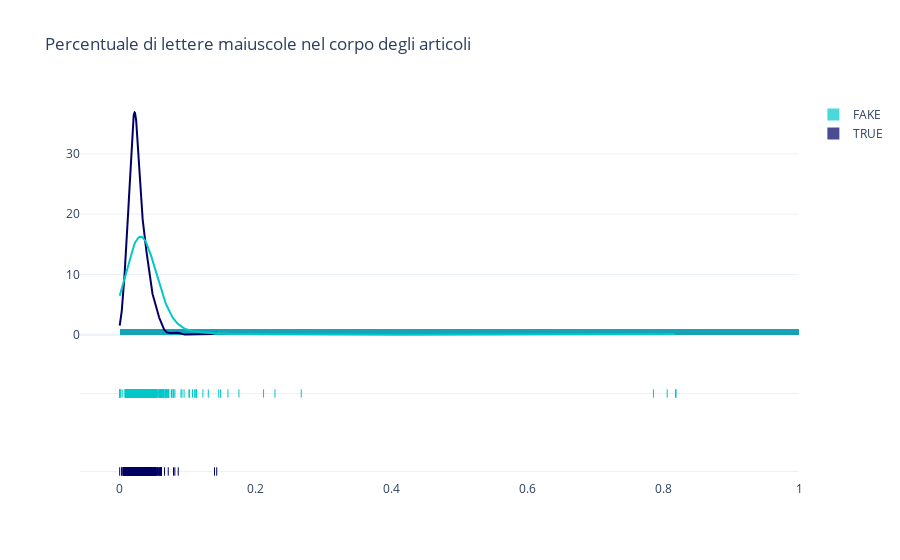

Source (notebook cell):
### Markdown cell above
## Lettere maiuscole nel corpo degli articoli

### Code cell
x1 = dataset.loc[dataset['label']=='TRUE']['text_pct_uppercase']
x2 = dataset.loc[dataset['label'] == 'FAKE']['text_pct_uppercase']

group_labels = ['TRUE', 'FAKE']

colors = ['rgb(0, 0, 100)', 'rgb(0, 200, 200)']

fig = ff.create_distplot(
    [x1, x2], group_labels,colors=colors)

fig.update_layout(title_text='Percentuale di lettere maiuscole nel corpo degli articoli', template="plotly_white")
fig.show()

### Figure 1 — Plotly figure (JSON) as saved in the notebook; plotly's stock layout.template omitted (floating-point values rounded to 4 significant figures; data arrays with more than 128 entries replaced by an {"elided": "..."} marker saying what was removed)
{"data": [{"autobinx": false, "histnorm": "probability density", "legendgroup": "TRUE", "marker": {"color": "rgb(0, 0, 100)"}, "name": "TRUE", "opacity": 0.7, "type": "histogram", "x": {"elided": "586 float values"}, "xaxis": "x", "xbins": {"end": 0.1429, "size": 1, "start": 0}, "yaxis": "y"}, {"autobinx": false, "histnorm": "probability density", "legendgroup": "FAKE", "marker": {"color": "rgb(0, 200, 200)"}, "name": "FAKE", "opacity": 0.7, "type": "histogram", "x": {"elided": "578 float values"}, "xaxis": "x", "xbins": {"end": 0.819, "size": 1, "start": 0}, "yaxis": "y"}, {"legendgroup": "TRUE", "marker": {"color": "rgb(0, 0, 100)"}, "mode": "lines", "name": "TRUE", "showlegend": false, "type": "scatter", "x": {"elided": "500 float values"}, "xaxis": "x", "y": {"elided": "500 float values"}, "yaxis": "y"}, {"legendgroup": "FAKE", "marker": {"color": "rgb(0, 200, 200)"}, "mode": "lines", "name": "FAKE", "showlegend": false, "type": "scatter", "x": {"elided": "500 float values"}, "xaxis": "x", "y": {"elided": "500 float values"}, "yaxis": "y"}, {"legendgroup": "TRUE", "marker": {"color": "rgb(0, 0, 100)", "symbol": "line-ns-open"}, "mode": "markers", "name": "TRUE", "showlegend": false, "type": "scatter", "x": {"elided": "586 float values"}, "xaxis": "x", "y": {"elided": "586 str values"}, "yaxis": "y2"}, {"legendgroup": "FAKE", "marker": {"color": "rgb(0, 200, 200)", "symbol": "line-ns-open"}, "mode": "markers", "name": "FAKE", "showlegend": false, "type": "scatter", "x": {"elided": "578 float values"}, "xaxis": "x", "y": {"elided": "578 str values"}, "yaxis": "y2"}], "layout": {"barmode": "overlay", "hovermode": "closest", "legend": {"traceorder": "reversed"}, "title": {"text": "Percentuale di lettere maiuscole nel corpo degli articoli"}, "xaxis": {"anchor": "y2", "domain": [0, 1], "zeroline": false}, "yaxis": {"anchor": "free", "domain": [0.35, 1], "position": 0}, "yaxis2": {"anchor": "x", "domain": [0, 0.25], "dtick": 1, "showticklabels": false}}}
